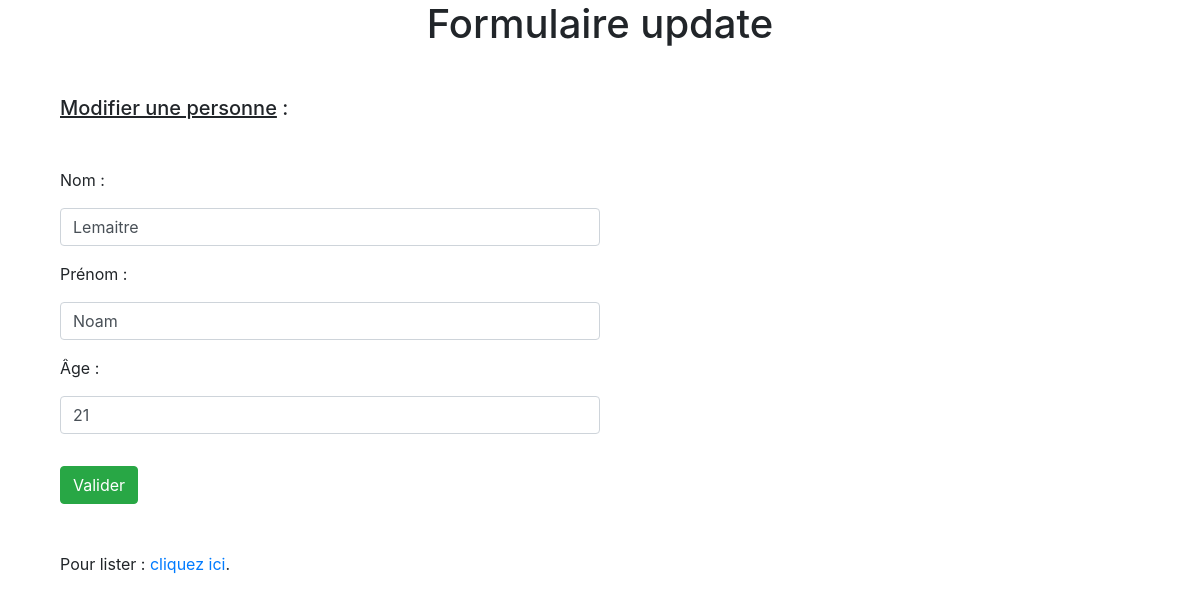
The app's page /modifier_personne.php?id=15 with its own data.
### tables this page shows
CREATE TABLE IF NOT EXISTS `personnes` (
  `id` int(11) NOT NULL AUTO_INCREMENT,
  `nom` varchar(30) NOT NULL,
  `prenom` varchar(30) NOT NULL,
  `age` int(255) NOT NULL,
  PRIMARY KEY (`id`)
);

### modifier_personne.php (the view, shortened to what this page needs)
<!DOCTYPE html>
<html>
<head>
    <link rel="stylesheet" href="https://use.fontawesome.com/releases/v5.8.1/css/all.css"
>
    <link rel="stylesheet" href="https://stackpath.bootstrapcdn.com/bootstrap/4.3.1/css/bootstrap.min.css"
>
</head>
<body>
<?php
$id = $_GET['id'];
try {
    $pdo = new PDO('mysql:host=localhost;dbname=premiere_bdd', 'root', '');
} catch (PDOException $e) {
    print "Erreur !: " . $e->getMessage() . "<br/>";
    die();
}
$req = "SELECT * FROM personnes WHERE id = $id";
$res = $pdo->query($req);
$personne = $res->fetch(PDO::FETCH_ASSOC);
?>
<div class="container">
    <h1 style="text-align: center">Formulaire update</h1>
    <div class="col-12 my-5">
        <h5><u>Modifier une personne</u> :</h5>
        <form class="mt-5" method="POST" action="fct/edit_personne.php">
            <div class="form-group col-6 p-0">
                <label>Nom :</label>
                <?php
                echo("<input class='form-control my-2' type='text' name='nom' id='nom' value='" . $personne['nom'] . "'>");
                ?>
            </div>
            <div class="form-group col-6 p-0">
                <label>Prénom :</label>
                <?php
                echo("<input class='form-control my-2' type='text' name='prenom' id='prenom' value='" . $personne['prenom'] . "'>");
                ?>
            </div>
            <div class="form-group col-6 p-0">
                <label>Âge :</label>
                <?php
                echo("<input class='form-control my-2' type='number' name='age' id='age' value='" . $personne['age'] . "'>");
                ?>
            </div>
            <button type="submit" class="mt-3 mb-5 btn btn-success">Valider</button>
        </form>
        <p>Pour lister : <a href="liste_personne.php">cliquez ici</a>.</p>
    </div>
</body>
</html>

### records on screen
personnes: nom "Lemaitre", prenom "Noam", age "21"
